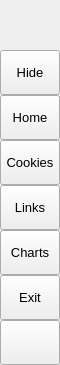
        <widget class="QFrame" name="leftMenuBg">
         <property name="minimumSize">
          <size>
           <width>60</width>
           <height>0</height>
          </size>
         </property>
         <property name="maximumSize">
          <size>
           <width>60</width>
           <height>16777215</height>
          </size>
         </property>
         <property name="frameShape">
          <enum>QFrame::NoFrame</enum>
         </property>
         <property name="frameShadow">
          <enum>QFrame::Raised</enum>
         </property>
         <layout class="QVBoxLayout" name="verticalLayout_3">
          <property name="spacing">
           <number>0</number>
          </property>
          <property name="leftMargin">
           <number>0</number>
          </property>
          <property name="topMargin">
           <number>0</number>
          </property>
          <property name="rightMargin">
           <number>0</number>
          </property>
          <property name="bottomMargin">
           <number>0</number>
          </property>
          <item>
           <widget class="QFrame" name="topLogoInfo">
            <property name="minimumSize">
             <size>
              <width>0</width>
              <height>50</height>
             </size>
            </property>
            <property name="maximumSize">
             <size>
              <width>16777215</width>
              <height>50</height>
             </size>
            </property>
            <property name="frameShape">
             <enum>QFrame::NoFrame</enum>
            </property>
            <property name="frameShadow">
             <enum>QFrame::Raised</enum>
            </property>
            <widget class="QFrame" name="topLogo">
             <property name="geometry">
              <rect>
               <x>10</x>
               <y>5</y>
               <width>42</width>
               <height>42</height>
              </rect>
             </property>
             <property name="minimumSize">
              <size>
               <width>42</width>
               <height>42</height>
              </size>
             </property>
             <property name="maximumSize">
              <size>
               <width>42</width>
               <height>42</height>
              </size>
             </property>
             <property name="styleSheet">
              <string notr="true">background-image: url(:/images/images/images/titel_icon_small.png);</string>
             </property>
             <property name="frameShape">
              <enum>QFrame::NoFrame</enum>
             </property>
             <property name="frameShadow">
              <enum>QFrame::Raised</enum>
             </property>
            </widget>
            <widget class="QLabel" name="titleLeftApp">
             <property name="geometry">
              <rect>
               <x>70</x>
               <y>8</y>
               <width>160</width>
               <height>20</height>
              </rect>
             </property>
             <property name="font">
              <font>
               <family>Segoe UI Semibold</family>
               <pointsize>12</pointsize>
               <italic>false</italic>
               <bold>false</bold>
              </font>
             </property>
             <property name="text">
              <string>月海仙麟</string>
             </property>
             <property name="alignment">
              <set>Qt::AlignLeading|Qt::AlignLeft|Qt::AlignTop</set>
             </property>
            </widget>
            <widget class="QLabel" name="titleLeftDescription">
             <property name="geometry">
              <rect>
               <x>70</x>
               <y>27</y>
               <width>160</width>
               <height>16</height>
              </rect>
             </property>
             <property name="maximumSize">
              <size>
               <width>16777215</width>
               <height>16</height>
              </size>
             </property>
             <property name="font">
              <font>
               <family>Segoe UI</family>
               <pointsize>8</pointsize>
               <italic>false</italic>
               <bold>false</bold>
              </font>
             </property>
             <property name="text">
              <string>v2.0.0.Beta</string>
             </property>
             <property name="alignment">
              <set>Qt::AlignLeading|Qt::AlignLeft|Qt::AlignTop</set>
             </property>
            </widget>
           </widget>
          </item>
          <item>
           <widget class="QFrame" name="leftMenuFrame">
            <property name="frameShape">
             <enum>QFrame::NoFrame</enum>
            </property>
            <property name="frameShadow">
             <enum>QFrame::Raised</enum>
            </property>
            <layout class="QVBoxLayout" name="verticalMenuLayout">
             <property name="spacing">
              <number>0</number>
             </property>
             <property name="leftMargin">
              <number>0</number>
             </property>
             <property name="topMargin">
              <number>0</number>
             </property>
             <property name="rightMargin">
              <number>0</number>
             </property>
             <property name="bottomMargin">
              <number>0</number>
             </property>
             <item>
              <widget class="QFrame" name="toggleBox">
               <property name="maximumSize">
                <size>
                 <width>16777215</width>
                 <height>45</height>
                </size>
               </property>
               <property name="frameShape">
                <enum>QFrame::NoFrame</enum>
               </property>
               <property name="frameShadow">
                <enum>QFrame::Raised</enum>
               </property>
               <layout class="QVBoxLayout" name="verticalLayout_4">
                <property name="spacing">
                 <number>0</number>
                </property>
                <property name="leftMargin">
                 <number>0</number>
                </property>
                <property name="topMargin">
                 <number>0</number>
                </property>
                <property name="rightMargin">
                 <number>0</number>
                </property>
                <property name="bottomMargin">
                 <number>0</number>
                </property>
                <item>
                 <widget class="QPushButton" name="toggleButton">
                  <property name="sizePolicy">
                   <sizepolicy hsizetype="Expanding" vsizetype="Fixed">
                    <horstretch>0</horstretch>
                    <verstretch>0</verstretch>
                   </sizepolicy>
                  </property>
                  <property name="minimumSize">
                   <size>
                    <width>0</width>
                    <height>45</height>
                   </size>
                  </property>
                  <property name="font">
                   <font>
                    <family>Segoe UI</family>
                    <pointsize>10</pointsize>
                    <italic>false</italic>
                    <bold>false</bold>
                   </font>
                  </property>
                  <property name="cursor">
                   <cursorShape>PointingHandCursor</cursorShape>
                  </property>
                  <property name="layoutDirection">
                   <enum>Qt::LeftToRight</enum>
                  </property>
                  <property name="styleSheet">
                   <string notr="true">background-image: url(:/icons/images/icons/icon_menu.png);</string>
                  </property>
                  <property name="text">
                   <string>Hide</string>
                  </property>
                 </widget>
                </item>
               </layout>
              </widget>
             </item>
             <item alignment="Qt::AlignTop">
              <widget class="QFrame" name="topMenu">
               <property name="sizePolicy">
                <sizepolicy hsizetype="Expanding" vsizetype="Preferred">
                 <horstretch>0</horstretch>
                 <verstretch>0</verstretch>
                </sizepolicy>
               </property>
               <property name="frameShape">
                <enum>QFrame::NoFrame</enum>
               </property>
               <property name="frameShadow">
                <enum>QFrame::Raised</enum>
               </property>
               <layout class="QVBoxLayout" name="verticalLayout_8">
                <property name="spacing">
                 <number>0</number>
                </property>
                <property name="leftMargin">
                 <number>0</number>
                </property>
                <property name="topMargin">
                 <number>0</number>
                </property>
                <property name="rightMargin">
                 <number>0</number>
                </property>
                <property name="bottomMargin">
                 <number>0</number>
                </property>
                <item>
                 <widget class="QPushButton" name="btn_home">
                  <property name="sizePolicy">
                   <sizepolicy hsizetype="Expanding" vsizetype="Fixed">
                    <horstretch>0</horstretch>
                    <verstretch>0</verstretch>
                   </sizepolicy>
                  </property>
                  <property name="minimumSize">
                   <size>
                    <width>0</width>
                    <height>45</height>
                   </size>
                  </property>
                  <property name="font">
                   <font>
                    <family>Segoe UI</family>
                    <pointsize>10</pointsize>
                    <italic>false</italic>
                    <bold>false</bold>
                   </font>
                  </property>
                  <property name="cursor">
                   <cursorShape>PointingHandCursor</cursorShape>
                  </property>
                  <property name="layoutDirection">
                   <enum>Qt::LeftToRight</enum>
                  </property>
                  <property name="styleSheet">
                   <string notr="true">background-image: url(:/icons/images/icons/cil-home.png);</string>
                  </property>
                  <property name="text">
                   <string>Home</string>
                  </property>
                 </widget>
                </item>
                <item>
                 <widget class="QPushButton" name="btn_Cookies">
                  <property name="sizePolicy">
                   <sizepolicy hsizetype="Expanding" vsizetype="Fixed">
                    <horstretch>0</horstretch>
                    <verstretch>0</verstretch>
                   </sizepolicy>
                  </property>
                  <property name="minimumSize">
                   <size>
                    <width>0</width>
                    <height>45</height>
                   </size>
                  </property>
                  <property name="font">
                   <font>
                    <family>Segoe UI</family>
                    <pointsize>10</pointsize>
                    <italic>false</italic>
                    <bold>false</bold>
                   </font>
                  </property>
                  <property name="cursor">
                   <cursorShape>PointingHandCursor</cursorShape>
                  </property>
                  <property name="layoutDirection">
                   <enum>Qt::LeftToRight</enum>
                  </property>
                  <property name="styleSheet">
                   <string notr="true">background-image: url(:/images/images/images/cookie.png);</string>
                  </property>
                  <property name="text">
                   <string>Cookies</string>
                  </property>
                 </widget>
                </item>
                <item>
                 <widget class="QPushButton" name="btn_Links">
                  <property name="sizePolicy">
                   <sizepolicy hsizetype="Expanding" vsizetype="Fixed">
                    <horstretch>0</horstretch>
                    <verstretch>0</verstretch>
                   </sizepolicy>
                  </property>
                  <property name="minimumSize">
                   <size>
                    <width>0</width>
                    <height>45</height>
                   </size>
                  </property>
                  <property name="font">
                   <font>
                    <family>Segoe UI</family>
                    <pointsize>10</pointsize>
                    <italic>false</italic>
                    <bold>false</bold>
                   </font>
                  </property>
                  <property name="cursor">
                   <cursorShape>PointingHandCursor</cursorShape>
                  </property>
                  <property name="layoutDirection">
                   <enum>Qt::LeftToRight</enum>
                  </property>
                  <property name="styleSheet">
                   <string notr="true">background-image: url(:/icons/images/icons/cil-link.png);</string>
                  </property>
                  <property name="text">
                   <string>Links</string>
                  </property>
                 </widget>
                </item>
                <item>
                 <widget class="QPushButton" name="btn_Pie">
                  <property name="sizePolicy">
                   <sizepolicy hsizetype="Expanding" vsizetype="Fixed">
                    <horstretch>0</horstretch>
                    <verstretch>0</verstretch>
                   </sizepolicy>
                  </property>
                  <property name="minimumSize">
                   <size>
                    <width>0</width>
                    <height>45</height>
                   </size>
                  </property>
                  <property name="font">
                   <font>
                    <family>Segoe UI</family>
                    <pointsize>10</pointsize>
                    <italic>false</italic>
                    <bold>false</bold>
                   </font>
                  </property>
                  <property name="cursor">
                   <cursorShape>PointingHandCursor</cursorShape>
                  </property>
                  <property name="layoutDirection">
                   <enum>Qt::LeftToRight</enum>
                  </property>
                  <property name="styleSheet">
                   <string notr="true">background-image: url(:/icons/images/icons/cil-chart-pie.png);</string>
                  </property>
                  <property name="text">
                   <string>Charts</string>
                  </property>
                 </widget>
                </item>
                <item>
                 <widget class="QPushButton" name="btn_exit">
                  <property name="sizePolicy">
                   <sizepolicy hsizetype="Expanding" vsizetype="Fixed">
                    <horstretch>0</horstretch>
                    <verstretch>0</verstretch>
                   </sizepolicy>
                  </property>
                  <property name="minimumSize">
                   <size>
                    <width>0</width>
                    <height>45</height>
                   </size>
                  </property>
                  <property name="font">
                   <font>
                    <family>Segoe UI</family>
                    <pointsize>10</pointsize>
                    <italic>false</italic>
                    <bold>false</bold>
                   </font>
                  </property>
                  <property name="cursor">
                   <cursorShape>PointingHandCursor</cursorShape>
                  </property>
                  <property name="layoutDirection">
                   <enum>Qt::LeftToRight</enum>
                  </property>
                  <property name="styleSheet">
                   <string notr="true">background-image: url(:/icons/images/icons/cil-x.png);</string>
                  </property>
                  <property name="text">
                   <string>Exit</string>
                  </property>
                 </widget>
                </item>
               </layout>
              </widget>
             </item>
             <item alignment="Qt::AlignBottom">
              <widget class="QFrame" name="bottomMenu">
               <property name="frameShape">
                <enum>QFrame::NoFrame</enum>
               </property>
               <property name="frameShadow">
                <enum>QFrame::Raised</enum>
               </property>
               <layout class="QVBoxLayout" name="verticalLayout_9">
                <property name="spacing">
                 <number>0</number>
                </property>
                <property name="leftMargin">
                 <number>0</number>
                </property>
                <property name="topMargin">
                 <number>0</number>
                </property>
                <property name="rightMargin">
                 <number>0</number>
                </property>
                <property name="bottomMargin">
                 <number>0</number>
                </property>
                <item>
                 <widget class="QPushButton" name="toggleLeftBox">
                  <property name="sizePolicy">
                   <sizepolicy hsizetype="Expanding" vsizetype="Fixed">
                    <horstretch>0</horstretch>
                    <verstretch>0</verstretch>
                   </sizepolicy>
                  </property>
                  <property name="minimumSize">
                   <size>
                    <width>0</width>
                    <height>45</height>
                   </size>
                  </property>
                  <property name="font">
                   <font>
                    <family>Segoe UI</family>
                    <pointsize>10</pointsize>
                    <italic>false</italic>
                    <bold>false</bold>
                   </font>
                  </property>
                  <property name="cursor">
                   <cursorShape>PointingHandCursor</cursorShape>
                  </property>
                  <property name="layoutDirection">
                   <enum>Qt::LeftToRight</enum>
                  </property>
                  <property name="styleSheet">
                   <string notr="true">background-image: url(:/icons/images/icons/icon_settings.png);</string>
                  </property>
                  <property name="text">
                   <string/>
                  </property>
                 </widget>
                </item>
               </layout>
              </widget>
             </item>
            </layout>
           </widget>
          </item>
         </layout>
        </widget>
